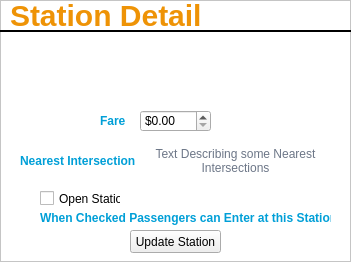
<?xml version="1.0" encoding="UTF-8"?>
<ui version="4.0">
 <class>Frame</class>
 <widget class="QFrame" name="Frame">
  <property name="geometry">
   <rect>
    <x>0</x>
    <y>0</y>
    <width>351</width>
    <height>262</height>
   </rect>
  </property>
  <property name="windowTitle">
   <string>Station Detail</string>
  </property>
  <property name="windowIcon">
   <iconset resource="../qtResources.qrc">
    <normaloff>:/newPrefix/ui/marta-logo.png</normaloff>:/newPrefix/ui/marta-logo.png</iconset>
  </property>
  <property name="windowOpacity">
   <double>1.000000000000000</double>
  </property>
  <property name="styleSheet">
   <string notr="true">QFrame {background-color: #ffffff} 
QLabel {color: #009fd7; font-weight: bold;}
#frameLabelTop {background-color: transparent; color: #ee9306; font-size: 30px;}</string>
  </property>
  <property name="frameShape">
   <enum>QFrame::StyledPanel</enum>
  </property>
  <property name="frameShadow">
   <enum>QFrame::Raised</enum>
  </property>
  <widget class="QLabel" name="stopIdLabel">
   <property name="geometry">
    <rect>
     <x>250</x>
     <y>40</y>
     <width>91</width>
     <height>71</height>
    </rect>
   </property>
   <property name="autoFillBackground">
    <bool>false</bool>
   </property>
   <property name="styleSheet">
    <string notr="true">#stopIdLabel {color: #eecb06; font-size: 20px; font-weight: bold; background-color: transparent}</string>
   </property>
   <property name="text">
    <string/>
   </property>
   <property name="alignment">
    <set>Qt::AlignRight|Qt::AlignTop|Qt::AlignTrailing</set>
   </property>
   <property name="wordWrap">
    <bool>true</bool>
   </property>
  </widget>
  <widget class="QCheckBox" name="openStationBox">
   <property name="geometry">
    <rect>
     <x>40</x>
     <y>190</y>
     <width>81</width>
     <height>17</height>
    </rect>
   </property>
   <property name="text">
    <string>Open Station</string>
   </property>
   <property name="checkable">
    <bool>true</bool>
   </property>
   <property name="checked">
    <bool>false</bool>
   </property>
   <property name="autoExclusive">
    <bool>false</bool>
   </property>
   <property name="tristate">
    <bool>false</bool>
   </property>
  </widget>
  <widget class="QLabel" name="frameLabelTop">
   <property name="geometry">
    <rect>
     <x>10</x>
     <y>0</y>
     <width>211</width>
     <height>31</height>
    </rect>
   </property>
   <property name="font">
    <font>
     <pointsize>-1</pointsize>
     <weight>75</weight>
     <bold>true</bold>
    </font>
   </property>
   <property name="autoFillBackground">
    <bool>false</bool>
   </property>
   <property name="styleSheet">
    <string notr="true">#frameLabelTop {background-color: transparent;}</string>
   </property>
   <property name="text">
    <string>Station Detail</string>
   </property>
   <property name="wordWrap">
    <bool>true</bool>
   </property>
  </widget>
  <widget class="QLabel" name="nearestIntersectionTextLabel">
   <property name="geometry">
    <rect>
     <x>150</x>
     <y>130</y>
     <width>171</width>
     <height>61</height>
    </rect>
   </property>
   <property name="styleSheet">
    <string notr="true">#nearestIntersectionTextLabel {color: #6c7687; font-weight: normal;}</string>
   </property>
   <property name="text">
    <string>Text Describing some Nearest Intersections</string>
   </property>
   <property name="alignment">
    <set>Qt::AlignCenter</set>
   </property>
   <property name="wordWrap">
    <bool>true</bool>
   </property>
  </widget>
  <widget class="Line" name="line">
   <property name="windowModality">
    <enum>Qt::ApplicationModal</enum>
   </property>
   <property name="geometry">
    <rect>
     <x>0</x>
     <y>21</y>
     <width>401</width>
     <height>20</height>
    </rect>
   </property>
   <property name="maximumSize">
    <size>
     <width>16777215</width>
     <height>16777215</height>
    </size>
   </property>
   <property name="font">
    <font>
     <pointsize>8</pointsize>
    </font>
   </property>
   <property name="mouseTracking">
    <bool>true</bool>
   </property>
   <property name="autoFillBackground">
    <bool>false</bool>
   </property>
   <property name="styleSheet">
    <string notr="true">#line {background-color: transparent;}</string>
   </property>
   <property name="frameShadow">
    <enum>QFrame::Plain</enum>
   </property>
   <property name="lineWidth">
    <number>2</number>
   </property>
   <property name="orientation">
    <enum>Qt::Horizontal</enum>
   </property>
  </widget>
  <widget class="QLabel" name="nearestIntersectionLabel">
   <property name="geometry">
    <rect>
     <x>20</x>
     <y>140</y>
     <width>121</width>
     <height>41</height>
    </rect>
   </property>
   <property name="text">
    <string>Nearest Intersection</string>
   </property>
   <property name="wordWrap">
    <bool>true</bool>
   </property>
  </widget>
  <widget class="QLabel" name="stationNameLabel">
   <property name="geometry">
    <rect>
     <x>10</x>
     <y>40</y>
     <width>231</width>
     <height>71</height>
    </rect>
   </property>
   <property name="layoutDirection">
    <enum>Qt::LeftToRight</enum>
   </property>
   <property name="autoFillBackground">
    <bool>false</bool>
   </property>
   <property name="styleSheet">
    <string notr="true">#stationNameLabel{color:#ee5706; font-size: 18px; background-color: transparent; font-weight: bold;}</string>
   </property>
   <property name="lineWidth">
    <number>2</number>
   </property>
   <property name="midLineWidth">
    <number>3</number>
   </property>
   <property name="text">
    <string/>
   </property>
   <property name="textFormat">
    <enum>Qt::AutoText</enum>
   </property>
   <property name="scaledContents">
    <bool>false</bool>
   </property>
   <property name="alignment">
    <set>Qt::AlignLeading|Qt::AlignLeft|Qt::AlignTop</set>
   </property>
   <property name="wordWrap">
    <bool>true</bool>
   </property>
  </widget>
  <widget class="QLabel" name="fareLabel">
   <property name="geometry">
    <rect>
     <x>100</x>
     <y>110</y>
     <width>31</width>
     <height>21</height>
    </rect>
   </property>
   <property name="styleSheet">
    <string notr="true"/>
   </property>
   <property name="text">
    <string>Fare</string>
   </property>
  </widget>
  <widget class="QLabel" name="warningLabel">
   <property name="geometry">
    <rect>
     <x>40</x>
     <y>210</y>
     <width>291</width>
     <height>16</height>
    </rect>
   </property>
   <property name="styleSheet">
    <string notr="true"/>
   </property>
   <property name="text">
    <string>When Checked Passengers can Enter at this Station</string>
   </property>
  </widget>
  <widget class="QPushButton" name="updateStationButton">
   <property name="geometry">
    <rect>
     <x>130</x>
     <y>230</y>
     <width>91</width>
     <height>23</height>
    </rect>
   </property>
   <property name="cursor">
    <cursorShape>PointingHandCursor</cursorShape>
   </property>
   <property name="text">
    <string>Update Station</string>
   </property>
  </widget>
  <widget class="QDoubleSpinBox" name="entryFareSpinBox">
   <property name="geometry">
    <rect>
     <x>140</x>
     <y>110</y>
     <width>71</width>
     <height>22</height>
    </rect>
   </property>
   <property name="buttonSymbols">
    <enum>QAbstractSpinBox::UpDownArrows</enum>
   </property>
   <property name="prefix">
    <string>$</string>
   </property>
   <property name="maximum">
    <double>50.000000000000000</double>
   </property>
   <property name="singleStep">
    <double>0.010000000000000</double>
   </property>
   <property name="value">
    <double>0.000000000000000</double>
   </property>
  </widget>
 </widget>
 <resources>
  <include location="../qtResources.qrc"/>
 </resources>
 <connections/>
</ui>
